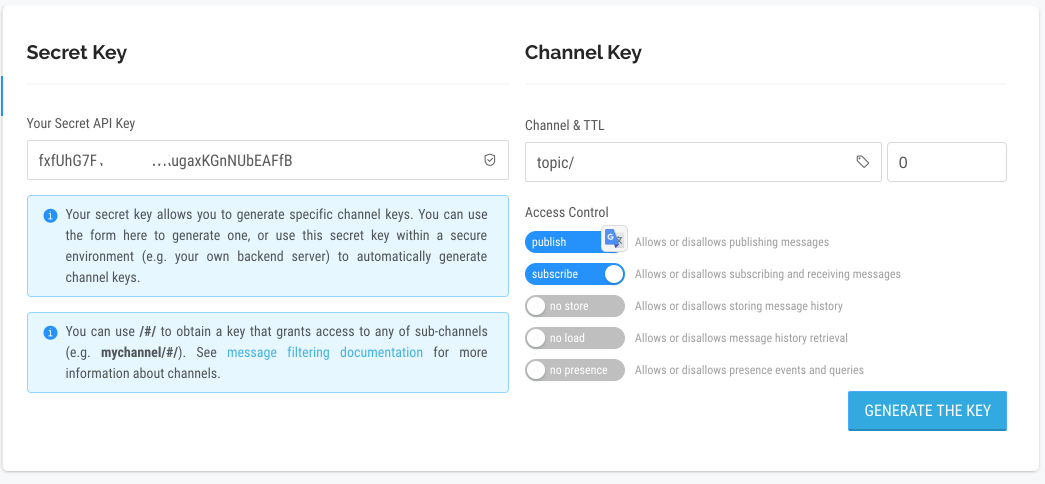
#> input picture speech-recognition-app/components/esp-mqtt/esp-mqtt/examples/emitter-client/generate-key-0.png, 2090 x 968 px (shown at 1/2 size); its folder holds only this picture in this run
$ python -i publish_script.py   (imports and definitions only)
#> lines starting #> are read from the running program, lines starting #| are printed output that depends on the picture; after the words box and inside, x2 and y2 are one past the last pixel; in counts of white or black regions, pixels touching at a corner belong together
import paho.mqtt.client as mqtt
import time

import tkinter as tk
from tkinter import simpledialog
from tkinter import filedialog as fd
from tkinter.messagebox import showinfo

import ctypes
import time

from PIL import Image


# ====================== MQTT broker details ============================ #
broker_address = "192.168.1.172"
broker_port = 1883
topic_for_publishing = "fromLyraT"
topics_for_subscribing = ["fromESP32","fromLyraT","Forward pic to esp32"]
# ====================== MQTT broker details ============================ #

filename = ""


# CONVERTING IMAGE TO HEX CODE READY FOR PUBLISHING TO ESP32
def image_to_hex(name):
    original_image = Image.open(name)
#> original_image is the input picture: PIL image 2090x968 RGBA; mean R, G, B, A 241.4, 246.7, 249.7, 255

    new_size = (128, 64)
    resized_image = original_image.resize(new_size)
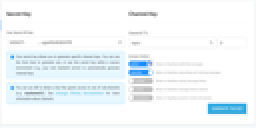
#> resized_image: PIL image 128x64 RGBA (shown 2 times larger); mean R, G, B, A 241.3, 246.6, 249.5, 255

    monochrome_image = resized_image.convert("1")
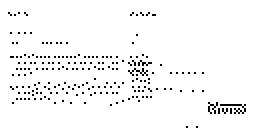
#> monochrome_image: PIL image 128x64 1 (shown 2 times larger); 96.6% white; black in thin lines or dots, all inside (x1, y1, x2, y2) = (4, 6, 123, 64)
    monochrome_image.save("bitmap.bmp", "BMP")

    image_data = bytearray()

    for y in range(64):  # Iterate through rows
        for x in range(0, 128, 8):  # Iterate through columns of 8 pixels
            byte = 0
            for bit in range(8):  # Iterate through bits in each byte
                pixel_value = monochrome_image.getpixel((x + bit, y))
                if pixel_value > 50:  # Threshold for black or white
                    byte |= (1 << (7 - bit))  # Invert bit order
            image_data.append(byte)

    hex_code = ''.join(f'{byte:02X}' for byte in image_data)
    return hex_code

# PUBLISHING CONVERTED IMAGE IN THREE PARTS TO ESP32
# [50 lines left out: functions publish_image, publish_message, on_connect, on_message, select_file, not called in this run]


# ====================== CONNECTING TO CLIENT ============================ #
client = mqtt.Client()
client.on_connect = on_connect
client.on_message = on_message

# [12 lines not run here, left out]

frame_a = tk.Frame(relief=tk.RAISED,borderwidth=5)
frame_b = tk.Frame(relief=tk.RAISED,borderwidth=5)
frame_c = tk.Frame(relief=tk.FLAT,borderwidth=5)
frame_d = tk.Frame(relief=tk.FLAT,borderwidth=5)

    # FRAME A
publish_message_label = tk.Label(master=frame_a, text=" Enter a message to publish to esp32", font=("Helvetica", 18))
# [1 line not run here, left out]

entry = tk.Entry(master=frame_a, font=("Helvetica", 18))
# [1 line not run here, left out]

publish_message_button = tk.Button(master=frame_a, text="Publish Message", font=("Helvetica", 12), command=publish_message)
# [1 line not run here, left out]


    # FRAME B
recieved_label = tk.Label(master=frame_b, text="Choose an image to show on screen", font=("Helvetica", 18))
# [1 line not run here, left out]

file_label = tk.Label(master=frame_b, text="", font=("Helvetica", 14))
# [1 line not run here, left out]

file_button = tk.Button(master = frame_b, text = "Choose image file", font=("Helvetica", 12), command=select_file)
# [1 line not run here, left out]


    # FRAME C
recieved_label = tk.Label(master=frame_c, text="Message traffic", font=("Helvetica", 18))
# [1 line not run here, left out]

result_label = tk.Label(master=frame_c, text="", font=("Helvetica", 16))
# [1 line not run here, left out]


    # FRAME D
available_commands = ["Say Hello", "What time is it?", "Show me the temperature", "I'm sending you an image!"]
comm_label = tk.Label(master=frame_d, text="Available commands:", font=("Helvetica", 18), relief=tk.FLAT,borderwidth=3, pady=10)
# [18 lines not run here, left out]

>>> result = image_to_hex('../speech-recognition-app/components/esp-mqtt/esp-mqtt/examples/emitter-client/generate-key-0.png')
